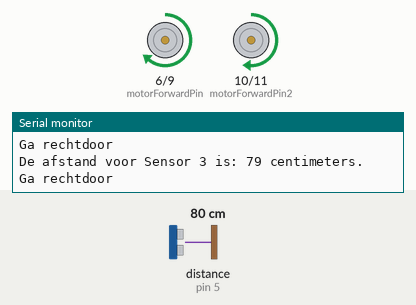
This sketch was run on a simulated Arduino Uno, built with avr-gcc and run on an emulated ATmega328P. On the bench: motor-driver pin pairs drawn as motors (green arrow = first pin HIGH = forward, orange = second pin HIGH = backward, longer = more drive), the last lines printed to the serial monitor. Wiring (inferred from the names in the program): ultrasonic range finder: trigger pin 2; echo pin 5. The test bench sets the inputs (shaded band); at power-on: distance to the obstacle (sensor on pin 5) 80 cm. The echo pulse lasts 58.3 µs per cm.

Above: at 1.3 s.
1.4 s: distance to the obstacle (sensor on pin 5) set to 22 cm
2.9 s: distance to the obstacle (sensor on pin 5) set to 19 cm
At 3.6 s:
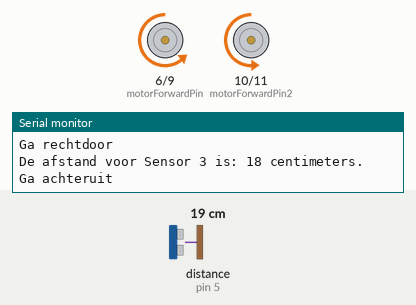
Timing chart, 0 to 5.9 s (numbered marks = the images above; inputs shaded):
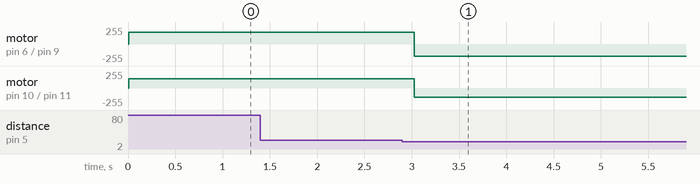

The sketch:

1brandweerwagensensor.ino
```cpp
int TriggerPin1 = 2;
int EchoPin3 = 5;

int motorForwardPin = 6;
int motorReversePin = 9;
int motorForwardPin2 = 10;
int motorReversePin2 = 11;

void setup() {
  Serial.begin(9600);
  pinMode(TriggerPin1, OUTPUT);
  pinMode(EchoPin3, INPUT);

  pinMode(motorForwardPin, OUTPUT);
  pinMode(motorReversePin, OUTPUT);
  pinMode(motorForwardPin2, OUTPUT);
  pinMode(motorReversePin2, OUTPUT);
}

int afstandprinten(int centimeters, int sensornummer){ //Functie om de afstand naar monitor te printen(tijdelijke functie)
  Serial.print("De afstand voor Sensor ");
  Serial.print(sensornummer);
  Serial.print(" is: ");
  Serial.print(centimeters);
  Serial.print(" centimeters.\n");}

int meten(int echopinnummer){ //Berekent de afstand
  digitalWrite(TriggerPin1, LOW);
  delayMicroseconds(5);
  digitalWrite(TriggerPin1, HIGH);
  delayMicroseconds(10);
  digitalWrite(TriggerPin1, LOW); //Afstandssensor een sonar laten sturen

  int tijdgemeten = pulseIn(echopinnummer, HIGH);//Meet hoelang de sonar deed om weer terug te komen bij de sensor
  int afstand = (tijdgemeten/2) / 29.1; //Afstand berekenen is reistijd/2 * snelheid van geluid (je kan ook / 29.1 doen) in centimeters.
  return afstand;}

char blokkade_checker(int afstandVoor, int afstandRechts, int afstandLinks){ //Checkt als er een blokkade voor is or er links of rechts ruimte vrij is.
  if(afstandVoor < 20){//Checkt of er meer dan 20 cm vrij is aan de voorkant

    if(afstandRechts >= 20 && afstandLinks >= 20 || afstandRechts >= 20 && afstandLinks < 20){
      return 1;} //Als er aan links en rechts genoeg ruimte is OF alleen rechts genoeg ruimte, geeft hij 1 terug

    else if(afstandRechts < 20 && afstandLinks >= 20){
      return 2;} //Als er alleen links ruimte is geeft hij 2 terug
    else{
      return 3;
    }
  }
  else{
    return 0;} //Geeft 0 terug als er genoeg ruimte aan de voorkant is en dus geen blokkade
}

void richting(int richting_getal){ //Stuurt naar de monitor welke richting de auto op moet(tijdelijke functie)
  if(richting_getal == 0){
    Serial.print("Ga rechtdoor\n"); //Als de eerder gekozen richting 0 was kan de auto rechtdoor.
    analogWrite(motorForwardPin, 180);
    analogWrite(motorReversePin, 0);
    analogWrite(motorForwardPin2, 140);
    analogWrite(motorReversePin2, 0);}

  else if(richting_getal == 1){
    Serial.print("Ga naar rechts\n");} //Als de eerder gekozen richting 1 was kan/moet de auto rechtsaf
  else if(richting_getal == 2){
    Serial.print("Ga naar links\n");} //Als de eerder gekozen richting 2 was dan kan de auto alleen linksaf
  else if(richting_getal == 3){
    Serial.print("Ga achteruit\n");
    analogWrite(motorForwardPin, 0);
    analogWrite(motorReversePin, 180);
    analogWrite(motorForwardPin2, 0);
    analogWrite(motorReversePin2, 140);
    delay(5000);
  }
}
void loop() {
  //cm 5, is linksvoor, cm4 is rechtsvor, cm3 is de Voorkant sensor, cm2 is de rechterkant en cm1 is de linkerkant

  int cm3 = meten(EchoPin3);
  afstandprinten(cm3, 3);

  int reactie_keuze = blokkade_checker(cm3, 5, 5);

  richting(reactie_keuze);

  delay(500);
}
```

Measured:
- the behaviour switches between 21 and 20 cm on distance to the obstacle (sensor on pin 5) (found by bisection; images 0 and 1)
- after the input at 2.9 s, motor on pin 6 (motorForwardPin) / pin 9 (motorReversePin): forward 180/255 → backward 180/255 after 0.13 s; motor on pin 10 (motorForwardPin2) / pin 11 (motorReversePin2): forward 140/255 → backward 140/255 after 0.13 s
